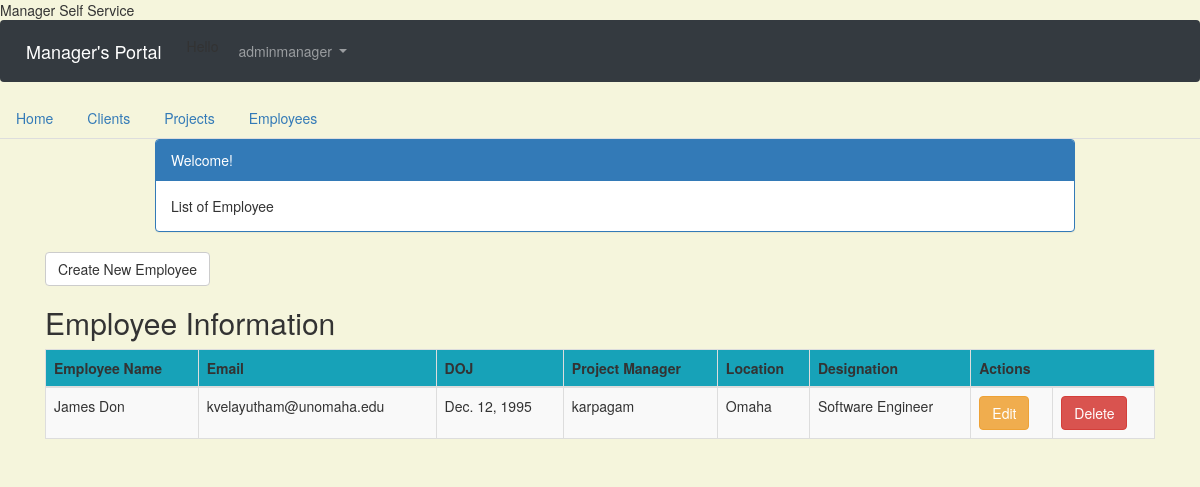
/manager/employee_list/ (signed in), run on the app's committed database.
### users/models.py (models this page shows)
class CustomUser(AbstractUser):
    department = models.CharField(max_length=50, default=' ', null=True, blank=True)
    cell_phone = models.CharField(max_length=50, default='(402)000-0000')
    date_of_joining = models.DateField(null=True, blank=True)
    employee_ID = models.CharField(max_length=50, default=' ', null=True, blank=True)
    office_location = models.CharField(max_length=50, default=' ', null=True, blank=True)
    designation = models.CharField(max_length=50, default=' ', null=True, blank=True)

### manager/models.py (models this page shows, shortened)
class Employee(models.Model):
    employee_name = models.CharField(max_length=50, blank=False, null=False, default=' ')
    first_name = models.CharField(max_length=50, blank=False, null=False, default=' ')
    last_name = models.CharField(max_length=50, blank=False, null=False, default=' ')
    Email = models.EmailField(max_length=100, default=' ')
    DOJ = models.DateField(null=True, blank=True)
    Project_manager = models.ForeignKey(users.models.CustomUser, related_name='manager', null=True,
                                        on_delete=models.DO_NOTHING)
    Location = models.CharField(max_length=50, blank=False, null=False, default=' ')
    Designation = models.CharField(max_length=50, blank=False, null=False, default=' ')

### manager/views.py (the view)
# urls.py: path('employee_list/', views.employee_list, name='employee_list'),
@login_required
def employee_list(request):
    employee = Employee.objects.all()
    return render(request, 'employee_list.html',
                  {'employees': employee})

### templates/employee_list.html (shortened to what this page needs)
{% extends 'base.html' %}
{% block content %}
 <html>
    <head>
        <link rel="stylesheet" href="https://maxcdn.bootstrapcdn.com/bootstrap/3.3.4/css/bootstrap.min.css">
    </head>
    <body>
    <div class="container">
        <div class="row">
            <div class="col-md-10 col-md-offset-1">
                <div class="panel panel-primary">
                    <div class="panel-heading">Welcome!</div>
                    <div class="panel-body">
                        List of Employee
                    </div>
                </div>
            </div>
        </div>
    </div>
    <a href="{% url 'employee_new' %}" class="btn btn-default">Create New Employee</a>
    <div class="row">
        <h2 style="padding-left: 15Px">Employee Information</h2>
    </div>
    <div>
        <table class="table table-striped table-bordered table-hover">
            <thead>
            <tr class="bg-info">
                <th>Employee Name</th>
                <th>Email</th>
                <th>DOJ</th>
                <th>Project Manager</th>
                <th>Location</th>
                <th>Designation</th>
                <th colspan="3">Actions</th>
            </tr>
            </thead>
            <tbody>
            {% for employee in employees %}
                <tr>
                    <td>{{ employee.employee_name }}</td>
                    <td>{{ employee.Email }}</td>
                    <td>{{ employee.DOJ }}</td>
                    <td>{{ employee.Project_manager }}</td>
                    <td>{{ employee.Location }}</td>
                    <td>{{ employee.Designation }}</td>
                    <td><a href="{% url 'employee_edit' pk=employee.pk %}" class="btn btn-warning">Edit</a>
                    <td><a href="{% url 'employee_delete' pk=employee.pk %}"
                        onclick="return confirm('Are you sure you want to delete?')"
                        class="btn btn-danger">Delete</a>
                    </td>
                </tr>
            {% endfor %}
            </tbody>
        </table>
    </div>
        </body>
    </html>
{% endblock content %}

### templates/base.html (shortened to what this page needs)
<!doctype html>
<html lang="en">
  <head>
    <link rel="stylesheet" href="https://stackpath.bootstrapcdn.com/bootstrap/4.1.3/css/bootstrap.min.css">
    <name>{% block name %}Manager Self Service{% endblock name %}</name>
  </head>
  <body>
 <nav class="navbar navbar-expand-md navbar-dark bg-dark mb-4">
      <a class="navbar-brand" href="{% url 'home' %}">Manager's Portal</a>
     {% if user.is_authenticated %}
        <ul class="navbar-nav mr-auto">
          <p>Hello<p>
        </ul>
      {% endif %}
      <div class="collapse navbar-collapse" id="navbarCollapse">
        {% if user.is_authenticated %}
          <ul class="navbar-nav ml-auto">
            <li class="nav-item">
              <a class="nav-link dropdown-toggle" href="#" id="userMenu"\
              data-toggle="dropdown" aria-haspopup="true" aria-expanded\
              ="false">
                {{ user.username }}
              </a>
            </li>
          </ul>
        {% endif %}
      </div>
    </nav>
<div>
     <ul class="nav nav-tabs">
  <li class="nav-item">
    <a class="nav-link" href="{%  url 'home' %}">Home</a>
  </li>
  <li class="nav-item">
    <a class="nav-link" href="{%  url 'client_list' %}">Clients</a>
  </li>
  <li class="nav-item">
    <a class="nav-link" href="{%  url 'project_list' %}">Projects</a>
  </li>
  <li class="nav-item">
    <a class="nav-link" href="{%  url 'employee_list' %}">Employees</a>
  </li>
</ul>
 </div>
<div class="container">
      {% block content %}
      {% endblock content %}
    </div>
  </body>
</html>

### templates/employee_list.html (style rules this page uses)
body { background-color: beige; }

### data on the page
CustomUser: username "adminmanager"
Employee: employee_name "James Don", Email "kvelayutham@unomaha.edu", DOJ "Dec. 12, 1995", Project_manager "karpagam", Location "Omaha", Designation "Software Engineer"
